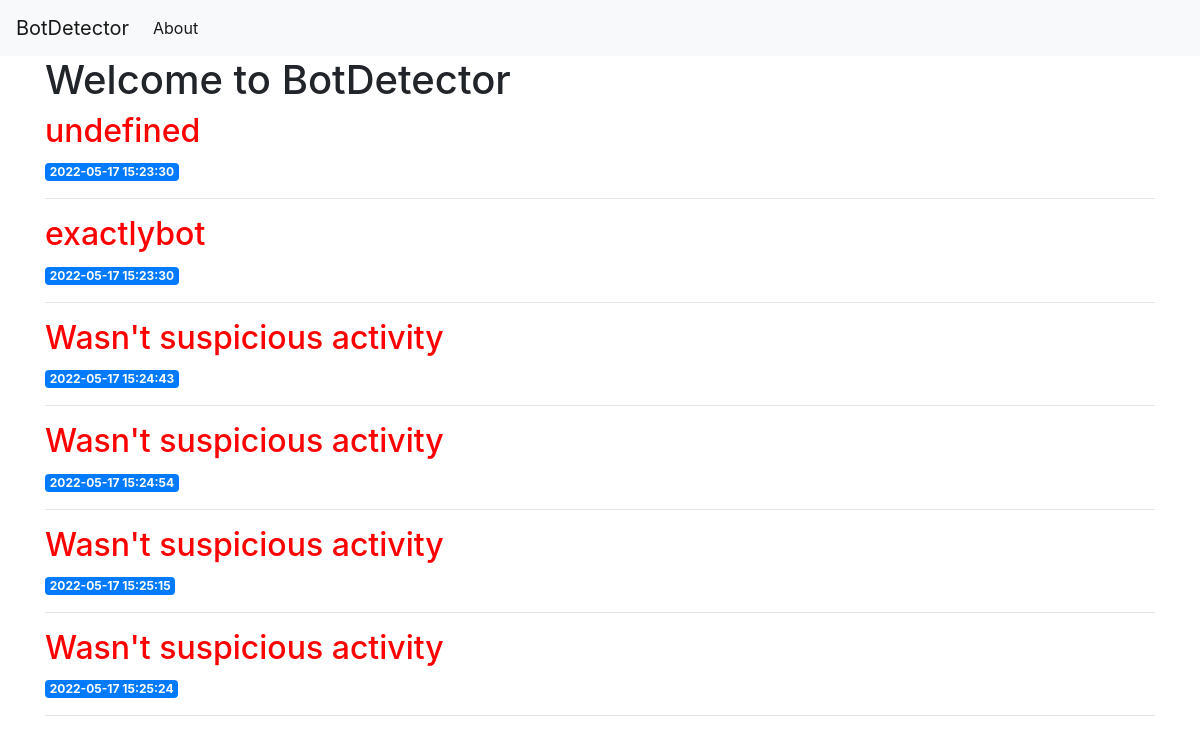
Before: / with the older database file.
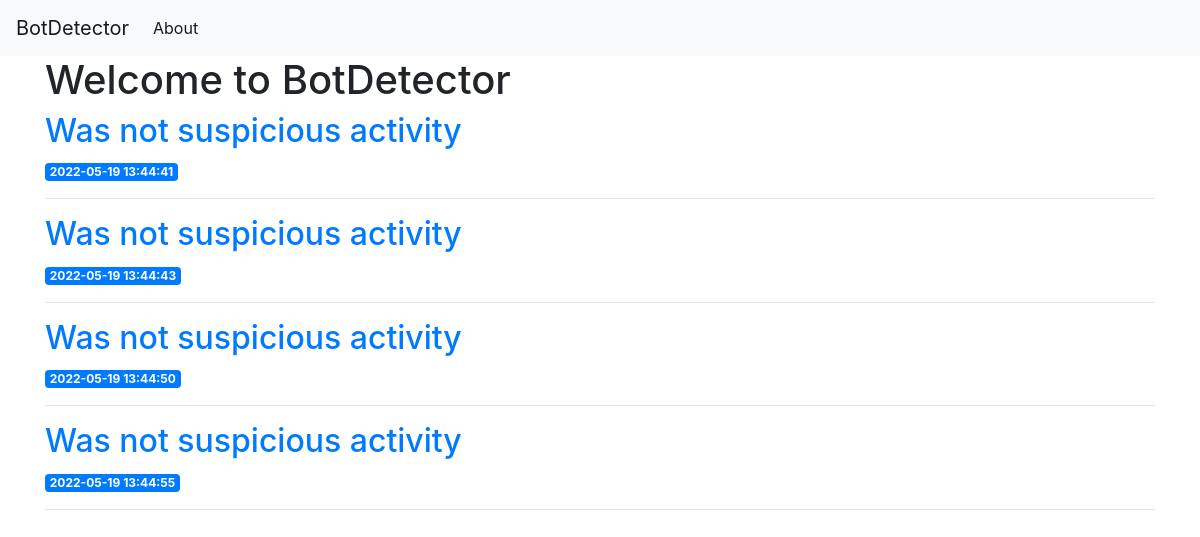
After: the same page with the newer database file.
### tables this page shows
CREATE TABLE data (
    id INTEGER PRIMARY KEY AUTOINCREMENT,
    created TIMESTAMP NOT NULL DEFAULT CURRENT_TIMESTAMP,
    ip TEXT NOT NULL,
    url TEXT NOT NULL,
    isAutomated TEXT NOT NULL,
    appName TEXT NOT NULL,
    appVersion TEXT NOT NULL,
    cookieEnabled TEXT NOT NULL,
    geolocation TEXT NOT NULL,
    platform TEXT NOT NULL,
    userAgent TEXT NOT NULL,
    javaEnabled TEXT NOT NULL,
    Height INTEGER NOT NULL,
    Width INTEGER NOT NULL,
    OutHeight INTEGER NOT NULL,
    OutWidth INTEGER NOT NULL,
    Opener TEXT NOT NULL,
    evalBrowser INTEGER NOT NULL,
    result TEXT NOT NULL DEFAULT 'undefined'
);

### app.py (the view)
@app.route('/', methods=['GET'])
def index():
    data = module.index()
    return render_template('index.html', data=data)

### import_module.py (called while the page is built)
def get_db_connection():
    conn = sqlite3.connect('database.db')
    conn.row_factory = sqlite3.Row
    return conn

def index():
    conn = get_db_connection()
    data = conn.execute('SELECT * FROM data').fetchall()
    conn.close()
    return data

### templates/index.html
{% extends 'base.html' %}
{% block content %}
    <h1>{% block title %} Welcome to BotDetector {% endblock %}</h1>
    {% for post in data %}
        <a href="{{ url_for('post', post_id=post['id']) }}">
            <h2 style="{% if post['result'] != 'Was not suspicious activity' %}color: red{% endif %} ">{{ post['result'] }}</h2>
        </a>
        <span class="badge badge-primary">{{ post['created'] }}</span>
        <hr>
    {% endfor %}
{% endblock %}

### templates/base.html (shortened to what this page needs)
<!doctype html>
<html lang="en">
  <head>
    <link rel="stylesheet" href="{{ url_for('static', filename= 'css/style.css') }}">
  </head>
  <body>
    <nav class="navbar navbar-expand-md navbar-light bg-light">
        <a class="navbar-brand" href="{{ url_for('index')}}">BotDetector</a>
        <div class="collapsintegrity="sha384-ggOyR0iXCbMQv3Xipma34MD+dH/1fQ784/j6cY/iJTQUOhcWr7x9JvoRxT2MZw1T"e navbar-collapse" id="navbarNav">
            <ul class="navbar-nav">
            <li class="nav-item active">
                <a class="nav-link" href="#">About</a>
            </li>
            </ul>
        </div>
    </nav>
    <div class="container">
        {% block content %} {% endblock %}
    </div>
  </body>
</html>

Changed rows visible on the page:
removed data: result "undefined", created "2022-05-17 15:23:30"
removed data: result "exactlybot", created "2022-05-17 15:23:30"
removed data: result "Wasn't suspicious activity", created "2022-05-17 15:25:15"
removed data: result "Wasn't suspicious activity", created "2022-05-17 15:25:24"
added data: result "Was not suspicious activity", created "2022-05-19 13:44:41"
added data: result "Was not suspicious activity", created "2022-05-19 13:44:43"
changed data (number 3 of 4 on the later page): result "Wasn't suspicious activity" → "Was not suspicious activity"; created "2022-05-17 15:24:43" → "2022-05-19 13:44:50"
changed data (number 4 of 4 on the later page): result "Wasn't suspicious activity" → "Was not suspicious activity"; created "2022-05-17 15:24:54" → "2022-05-19 13:44:55"
